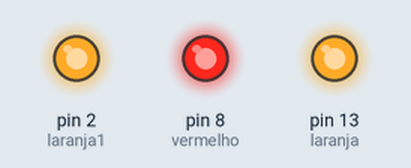
Bench run of a sketch on a simulated Arduino Uno, built with avr-gcc and run on an emulated ATmega328P. Shown: output pins drawn as LEDs (lit = HIGH).

Above: at 0.1 s.
Timing chart, 0 to 1.6 s (numbered marks = the images above):
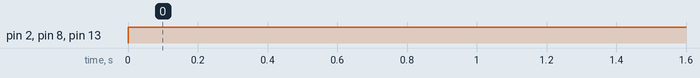

The sketch:

9_Codigo_versao_2.ino
```cpp
// 9°Projeto um pouco diferente

int laranja = 13;
int vermelho = 8;
int laranja1 = 2;

void setup()
{
  pinMode(laranja, OUTPUT);
  pinMode(vermelho, OUTPUT);
  pinMode(laranja1, OUTPUT);
}

void loop()
{
  // Chama alta
  analogWrite(laranja, 150);
  analogWrite(vermelho, 255);
  analogWrite(laranja1, 150);
  delay(2000);

  // Fogo se apagando

  analogWrite(laranja, 255);
  analogWrite(vermelho, 150);
  analogWrite(laranja1, 250);
  delay(2000);

//Tinkercad não mostra visivilmente a brilho, então tudo é igual

}
```

Measured:
- by itself, pin 2 (laranja1), pin 8 (vermelho), pin 13 (laranja): LOW → HIGH at 0.00 s
